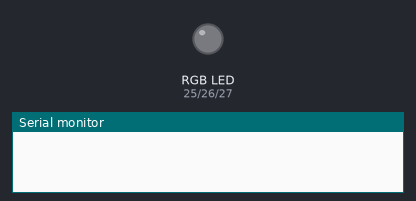
Bench run of a sketch on a simulated ESP32. Shown: an RGB LED mixed from three pins (HIGH = lit), the last lines printed to the serial monitor. WiFi joins after 1.5 s; servers stay silent unless stated; random numbers use the default seed unless the sketch sets one.

Above: at 0.0 s.
At 1.1 s:
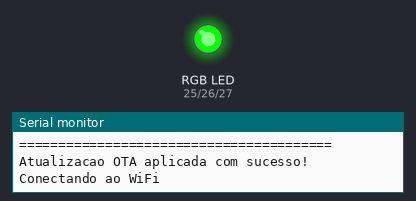
At 58.6 s:
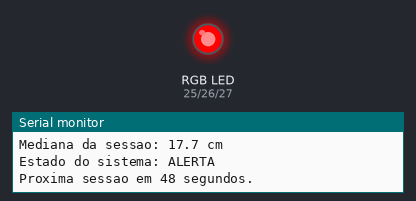
Timing chart, 0 to 108.0 s (numbered marks = the images above):
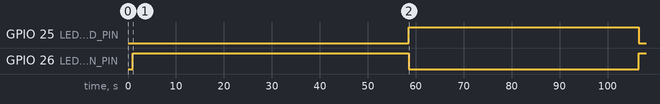

The sketch:

firmware_v2.ino
```cpp
/*
 * S2-CP02 - Projeto Motiva | Firmware 2.0
 * Evolucao do Firmware 1.0: mantem leituras/media e adiciona
 * ordenacao, mediana e logica de histerese com estados NORMAL/ALERTA.
 *
 * - Mantem as 5 leituras por sessao (10-20 cm), a cada 2s
 * - Ordena uma copia das leituras e exibe original + ordem crescente
 * - Calcula a mediana (3o elemento do vetor ordenado)
 * - Histerese baseada na mediana:
 *     mediana >= 16      -> ALERTA
 *     14 < mediana < 16  -> mantem estado anterior
 *     mediana <= 14      -> NORMAL
 * - LED: verde = NORMAL, vermelho = ALERTA
 */

#include <WiFi.h>

// ===================== Configuracoes =====================
const char* WIFI_SSID     = "Wokwi-GUEST";
const char* WIFI_PASSWORD = "";
const String FIRMWARE_VERSION = "2.0";

// LED RGB (catodo comum)
const int LED_RED_PIN   = 25;
const int LED_GREEN_PIN = 26;
const int LED_BLUE_PIN  = 27;

const unsigned long SESSION_INTERVAL_MS = 48000; // 48 segundos
const unsigned long READING_INTERVAL_MS = 2000;  // 2 segundos
const int READINGS_PER_SESSION = 5;

const float ALERT_THRESHOLD  = 16.0; // mediana >= 16 -> ALERTA
const float NORMAL_THRESHOLD = 14.0; // mediana <= 14 -> NORMAL

enum SystemState { NORMAL, ALERTA };
SystemState currentState = NORMAL;

// ===================== Estado global =====================
float readings[READINGS_PER_SESSION];
float sortedReadings[READINGS_PER_SESSION];
unsigned long sessionStartTime = 0;

// ===================== Setup =====================
void setup() {
  Serial.begin(115200);
  delay(1000);

  pinMode(LED_RED_PIN, OUTPUT);
  pinMode(LED_GREEN_PIN, OUTPUT);
  pinMode(LED_BLUE_PIN, OUTPUT);

  randomSeed(analogRead(0));

  Serial.println("========================================");
  Serial.println("MONITORAMENTO DE VEGETACAO - FW 2.0");
  Serial.println("========================================");
  Serial.println("Atualizacao OTA aplicada com sucesso!");

  updateLED(); // estado inicial NORMAL -> verde
  connectWiFi();
  sessionStartTime = millis();
}

// ===================== Loop principal =====================
void loop() {
  runSession();
  waitForNextSession();
}

// ===================== Sessao de leituras =====================
void runSession() {
  Serial.println();
  for (int i = 0; i < READINGS_PER_SESSION; i++) {
    readings[i] = random(100, 201) / 10.0; // 10.0 a 20.0 cm

    Serial.print("Leitura ");
    Serial.print(i + 1);
    Serial.print(": ");
    Serial.print(readings[i], 1);
    Serial.println(" cm");

    if (i < READINGS_PER_SESSION - 1) {
      delay(READING_INTERVAL_MS);
    }
  }

  // Copia e ordena (bubble sort simples, suficiente para 5 elementos)
  for (int i = 0; i < READINGS_PER_SESSION; i++) sortedReadings[i] = readings[i];
  bubbleSort(sortedReadings, READINGS_PER_SESSION);

  float sum = 0;
  for (int i = 0; i < READINGS_PER_SESSION; i++) sum += readings[i];
  float average = sum / READINGS_PER_SESSION;
  float median = sortedReadings[2]; // terceiro elemento do vetor ordenado

  Serial.print("Ordem original:  ");
  printArray(readings, READINGS_PER_SESSION);
  Serial.print("Ordem crescente: ");
  printArray(sortedReadings, READINGS_PER_SESSION);

  Serial.print("Media da sessao: ");
  Serial.print(average, 1);
  Serial.println(" cm");
  Serial.print("Mediana da sessao: ");
  Serial.print(median, 1);
  Serial.println(" cm");

  updateState(median);
  updateLED();

  Serial.print("Estado do sistema: ");
  Serial.println(currentState == ALERTA ? "ALERTA" : "NORMAL");
  Serial.println("Proxima sessao em 48 segundos.");
}

// ===================== Utilitarios =====================
void bubbleSort(float arr[], int n) {
  for (int i = 0; i < n - 1; i++) {
    for (int j = 0; j < n - i - 1; j++) {
      if (arr[j] > arr[j + 1]) {
        float tmp = arr[j];
        arr[j] = arr[j + 1];
        arr[j + 1] = tmp;
      }
    }
  }
}

void printArray(float arr[], int n) {
  for (int i = 0; i < n; i++) {
    Serial.print(arr[i], 1);
    if (i < n - 1) Serial.print(", ");
  }
  Serial.println(" cm");
}

// ===================== Histerese =====================
void updateState(float median) {
  if (median >= ALERT_THRESHOLD) {
    currentState = ALERTA;
  } else if (median <= NORMAL_THRESHOLD) {
    currentState = NORMAL;
  }
  // Entre 14 e 16 cm: mantem o estado anterior (nenhuma acao)
}

// ===================== Temporizacao =====================
void waitForNextSession() {
  unsigned long elapsed = millis() - sessionStartTime;
  if (elapsed < SESSION_INTERVAL_MS) {
    delay(SESSION_INTERVAL_MS - elapsed);
  }
  sessionStartTime += SESSION_INTERVAL_MS;
}

// ===================== Wi-Fi =====================
void connectWiFi() {
  Serial.print("Conectando ao WiFi");
  WiFi.begin(WIFI_SSID, WIFI_PASSWORD);

  unsigned long start = millis();
  while (WiFi.status() != WL_CONNECTED && millis() - start < 15000) {
    delay(500);
    Serial.print(".");
  }
  Serial.println();

  if (WiFi.status() == WL_CONNECTED) {
    Serial.print("WiFi conectado. IP: ");
    Serial.println(WiFi.localIP());
  } else {
    Serial.println("AVISO: Wi-Fi nao conectado (nao critico para FW 2.0).");
  }
}

// ===================== LED =====================
void setLED(bool red, bool green, bool blue) {
  digitalWrite(LED_RED_PIN,   red   ? HIGH : LOW);
  digitalWrite(LED_GREEN_PIN, green ? HIGH : LOW);
  digitalWrite(LED_BLUE_PIN,  blue  ? HIGH : LOW);
}

void updateLED() {
  if (currentState == ALERTA) {
    setLED(true, false, false);  // vermelho
  } else {
    setLED(false, true, false);  // verde
  }
}
```

Measured:
- by itself, GPIO 25 (LED_RED_PIN): LOW → HIGH at 58.5 s, → LOW 48.0 s later
- by itself, GPIO 26 (LED_GREEN_PIN): HIGH → LOW at 58.5 s, → HIGH 48.0 s later
